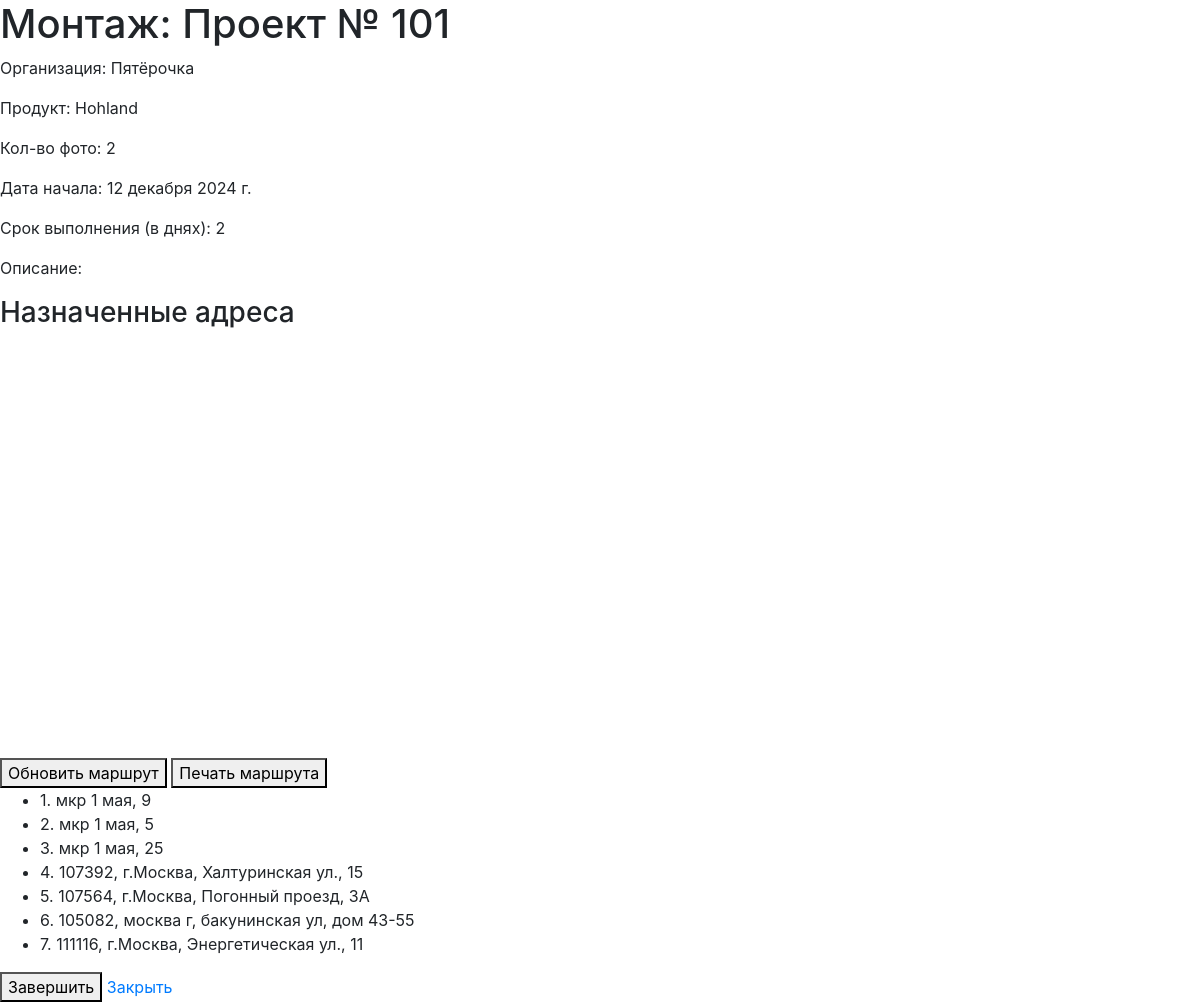
The page /projects/event/11/ (signed in) on the database as committed earlier.
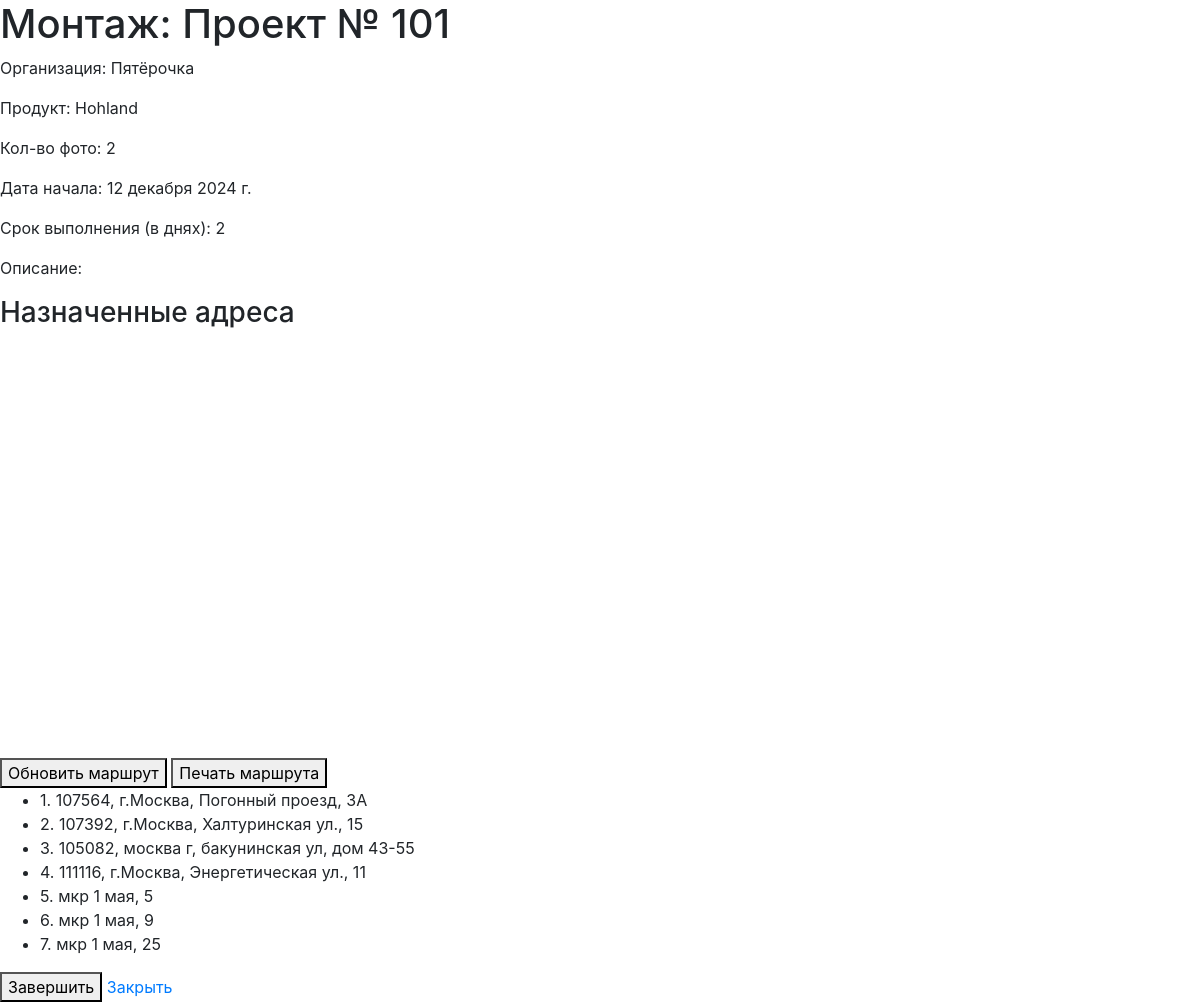
The same page on the database as committed later.
### projects/models.py (models this page shows, shortened)
class EventAddress(models.Model):
    event = models.ForeignKey(Event, related_name='addresses', on_delete=models.CASCADE)
    name = models.CharField(max_length=255)
    latitude = models.FloatField()
    longitude = models.FloatField()
    order = models.PositiveIntegerField(default=0)  # Добавляем поле для сортировки
    assigned_user = models.ForeignKey(User, null=True, blank=True, on_delete=models.SET_NULL)  # Новое поле
    class Meta:
        ordering = ['order']

### projects/views.py (the view)
# urls.py: path('event/<int:event_id>/', views.event_detail, name='event_detail'),
@login_required
def event_detail(request, event_id):
    event = get_object_or_404(Event, pk=event_id)
    current_user = request.user
    is_manager = current_user.groups.filter(name='Менеджер').exists()
    is_executor = current_user.groups.filter(name='Исполнитель').exists()
    manager_addresses = defaultdict(list)
    executor_addresses = []
    def process_addresses(address_list):
        addresses_with_photos = []
        executor_colors = {'not_assigned': '#808080'}
        color_palette = ['#FF5733', '#33FF57', '#3357FF', '#F3FF33', '#FF33A6']
        color_index = 0
        for address in address_list:
            executor_id = address.assigned_user.executorprofile.id if address.assigned_user else 'not_assigned'
            project_user_id = event.project.user.id
            project_id = str(event.project.id)
            event_type = event.get_event_type_display()
            address_name = re.sub(r'[\\/*?:"<>|]', "_", address.name)
            base_path = os.path.join(settings.MEDIA_ROOT, str(project_user_id), project_id, event_type, str(executor_id))
            problems_path = os.path.join(base_path, "problems")
            has_photos = False
            if executor_id and os.path.exists(base_path):
                for file_name in os.listdir(base_path):
                    if file_name.startswith(address_name):
                        has_photos = True
                        break
            if executor_id and os.path.exists(problems_path):
                for file_name in os.listdir(problems_path):
                    if file_name.startswith(address_name):
                        has_photos = True
                        break
            if executor_id not in executor_colors:
                executor_colors[executor_id] = color_palette[color_index % len(color_palette)]
                color_index += 1
            addresses_with_photos.append({
                'address': address,
                'has_photos': has_photos,
                'executor_id': executor_id,
                'executor_color': executor_colors[executor_id]
            })
        return addresses_with_photos
    if is_manager and event.project.user == current_user:
        for address in event.addresses.all().select_related('assigned_user'):
            executor = address.assigned_user.executorprofile if address.assigned_user else None
            manager_addresses[executor].append(address)
        addresses_with_photos_manager = {executor: process_addresses(addresses) for executor, addresses in manager_addresses.items()}
        unassigned_addresses = manager_addresses.pop(None, [])
        addresses_with_photos_manager[None] = process_addresses(unassigned_addresses)
    else:
        addresses_with_photos_manager = {}
    if is_executor:
        executor_addresses = event.addresses.filter(assigned_user=current_user)
    addresses_with_photos_executor = process_addresses(executor_addresses)
    user_event_status = None
    if is_executor:
        try:
            event_user = EventUser.objects.get(user=current_user, event=event)
            user_event_status = event_user.status
        except EventUser.DoesNotExist:
            user_event_status = None
    return render(request, 'projects/event_detail.html', {
        'event': event,
        'addresses_with_photos_manager': addresses_with_photos_manager,
        'addresses_with_photos_executor': addresses_with_photos_executor,
        'is_executor': is_executor,
        'is_manager': is_manager,
        'user_event_status': user_event_status,
    })

### projects/templates/projects/event_detail.html (shortened to what this page needs)
<html lang="ru_RU">
<head>
    {% load static %}
    <link rel="stylesheet" href="//code.jquery.com/ui/1.12.1/themes/base/jquery-ui.css">
    <link href="https://maxcdn.bootstrapcdn.com/bootstrap/4.5.2/css/bootstrap.min.css" rel="stylesheet">
</head>
<body>
    <h1>{{ event.get_event_type_display }}: {{ event.project.name }}</h1>
    <div>
        <p>Организация: {{ event.project.organization }}</p>
        <p>Продукт: {{ event.project.product }}</p>
        <p>Кол-во фото: {{ event.photo_count }}</p>
        <p>Дата начала: {{ event.event_date }}</p>
        <p>Срок выполнения (в днях): {{ event.duration_days }}</p>
        <p>Описание: {{ event.description }}</p>
    </div>
    <h3>Назначенные адреса</h3>
    <div id="map" style="width: 100%; height: 400px; margin-bottom: 20px;"></div>
    <button id="update-route">Обновить маршрут</button>
    <button id="print-addresses">Печать маршрута</button>
    {% if is_executor %}
        <ul id="executor-event-addresses-list">
            {% for item in addresses_with_photos_executor %}
            <li data-id="{{ item.address.id }}" data-executor-id="{{ item.executor_id }}" data-executor-color="{{ item.executor_color }}" class="accordion-header">
                <span class="address-number">{{ forloop.counter }}.</span>
                <span class="address-name">{{ item.address.name }}</span>
            </li>
            {% empty %}
            <li>Нет назначенных адресов.</li>
            {% endfor %}
        </ul>
    {% endif %}
    {% if is_executor %}
        {% if user_event_status == 'completed' %}
            <p>{{ event.get_event_type_display }}: завершён</p>
        {% else %}
            <button id="complete-event">Завершить</button>
        {% endif %}
    {% endif %}
    <a href="{% if is_executor %}{% url 'assigned_events_list' %}{% elif is_manager %}{% url 'events_control' %}{% else %}{% url 'home' %}{% endif %}">
        Закрыть
    </a>
</body>
</html>

Rows that differ between the two databases and show on the page:
changed EventAddress "107564, г.Москва, Погонный проезд, 3А": moves up the list
changed EventAddress "мкр 1 мая, 5": moves down the list
changed EventAddress "мкр 1 мая, 9": moves down the list
changed EventAddress "мкр 1 мая, 25": moves down the list
